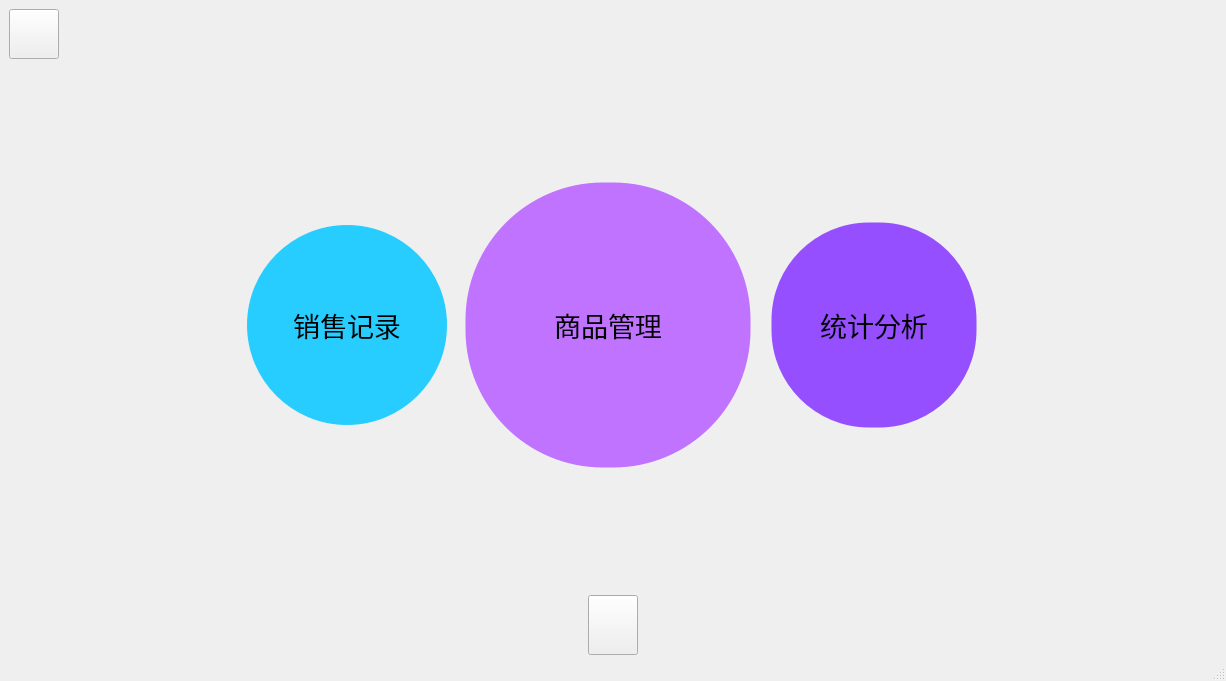
<?xml version="1.0" encoding="UTF-8"?>
<ui version="4.0">
 <class>first_page</class>
 <widget class="QMainWindow" name="first_page">
  <property name="geometry">
   <rect>
    <x>0</x>
    <y>0</y>
    <width>1226</width>
    <height>681</height>
   </rect>
  </property>
  <property name="windowTitle">
   <string>MainWindow</string>
  </property>
  <property name="styleSheet">
   <string notr="true">QMainWindow{
	
	
	
	
	
	
	border-image: url(:/new/prefix1/login.jpg);
}</string>
  </property>
  <widget class="QWidget" name="centralwidget">
   <property name="styleSheet">
    <string notr="true"/>
   </property>
   <layout class="QVBoxLayout" name="verticalLayout">
    <item>
     <layout class="QHBoxLayout" name="horizontalLayout_2">
      <property name="sizeConstraint">
       <enum>QLayout::SetMinimumSize</enum>
      </property>
      <item>
       <widget class="QPushButton" name="pushButton">
        <property name="minimumSize">
         <size>
          <width>50</width>
          <height>50</height>
         </size>
        </property>
        <property name="styleSheet">
         <string notr="true">border-image: url(:/new/prefix1/back.png);</string>
        </property>
        <property name="text">
         <string/>
        </property>
       </widget>
      </item>
      <item>
       <spacer name="horizontalSpacer">
        <property name="orientation">
         <enum>Qt::Horizontal</enum>
        </property>
        <property name="sizeHint" stdset="0">
         <size>
          <width>40</width>
          <height>20</height>
         </size>
        </property>
       </spacer>
      </item>
     </layout>
    </item>
    <item>
     <spacer name="verticalSpacer_2">
      <property name="orientation">
       <enum>Qt::Vertical</enum>
      </property>
      <property name="sizeHint" stdset="0">
       <size>
        <width>20</width>
        <height>40</height>
       </size>
      </property>
     </spacer>
    </item>
    <item>
     <layout class="QHBoxLayout" name="horizontalLayout">
      <property name="sizeConstraint">
       <enum>QLayout::SetMaximumSize</enum>
      </property>
      <item>
       <spacer name="horizontalSpacer_2">
        <property name="orientation">
         <enum>Qt::Horizontal</enum>
        </property>
        <property name="sizeHint" stdset="0">
         <size>
          <width>40</width>
          <height>20</height>
         </size>
        </property>
       </spacer>
      </item>
      <item>
       <widget class="QPushButton" name="pushButton_6">
        <property name="font">
         <font>
          <family>Microsoft YaHei UI</family>
          <pointsize>20</pointsize>
         </font>
        </property>
        <property name="styleSheet">
         <string notr="true">QPushButton{
height:200px;
width:200px;
border-radius: 100px;  
background-color:rgb(39, 205, 255);
margin:5px;








}
QPushButton:hover{
background-color:rgb(187, 252, 255);

}
QPushButton:pressed{
background-color:rgb(0, 153, 255);

}
</string>
        </property>
        <property name="text">
         <string>销售记录</string>
        </property>
       </widget>
      </item>
      <item>
       <widget class="QPushButton" name="pushButton_7">
        <property name="minimumSize">
         <size>
          <width>300</width>
          <height>300</height>
         </size>
        </property>
        <property name="font">
         <font>
          <family>Microsoft YaHei UI</family>
          <pointsize>20</pointsize>
         </font>
        </property>
        <property name="styleSheet">
         <string notr="true">QPushButton{
height:200px;
width:200px;
border-radius: 140px;  
background-color:#c073ff;
margin:5px;
border:5px solid #00000000;
}
QPushButton:hover{
background-color:rgb(218, 155, 255);

}
QPushButton:pressed{
background-color:rgb(162, 108, 255);

}
</string>
        </property>
        <property name="text">
         <string>商品管理</string>
        </property>
       </widget>
      </item>
      <item>
       <widget class="QPushButton" name="pushButton_3">
        <property name="font">
         <font>
          <family>Microsoft YaHei UI</family>
          <pointsize>20</pointsize>
         </font>
        </property>
        <property name="styleSheet">
         <string notr="true">QPushButton{
height:200px;
width:200px;
border-radius: 100px;  
background-color:#954fff;
margin:5px;
border:5px solid #00000000;
}
QPushButton:hover{
background-color:rgb(171, 138, 255);

}
QPushButton:pressed{
background-color:rgb(115, 0, 255);

}
</string>
        </property>
        <property name="text">
         <string>统计分析</string>
        </property>
       </widget>
      </item>
      <item>
       <spacer name="horizontalSpacer_3">
        <property name="orientation">
         <enum>Qt::Horizontal</enum>
        </property>
        <property name="sizeHint" stdset="0">
         <size>
          <width>40</width>
          <height>20</height>
         </size>
        </property>
       </spacer>
      </item>
     </layout>
    </item>
    <item>
     <spacer name="verticalSpacer">
      <property name="orientation">
       <enum>Qt::Vertical</enum>
      </property>
      <property name="sizeHint" stdset="0">
       <size>
        <width>20</width>
        <height>40</height>
       </size>
      </property>
     </spacer>
    </item>
    <item alignment="Qt::AlignHCenter">
     <widget class="QPushButton" name="pushButton_2">
      <property name="minimumSize">
       <size>
        <width>50</width>
        <height>60</height>
       </size>
      </property>
      <property name="maximumSize">
       <size>
        <width>50</width>
        <height>50</height>
       </size>
      </property>
      <property name="styleSheet">
       <string notr="true">QPushButton{border-image: url(:/new/prefix1/email2.png);}
QPushButton:hover{
	
	
	border-image: url(:/new/prefix1/email3.png);

}

QPushButton:pressed{
	
	border-image: url(:/new/prefix1/email4.png);
}</string>
      </property>
      <property name="text">
       <string/>
      </property>
     </widget>
    </item>
   </layout>
  </widget>
  <widget class="QMenuBar" name="menubar">
   <property name="geometry">
    <rect>
     <x>0</x>
     <y>0</y>
     <width>1226</width>
     <height>23</height>
    </rect>
   </property>
  </widget>
  <widget class="QStatusBar" name="statusbar"/>
 </widget>
 <resources/>
 <connections/>
</ui>
